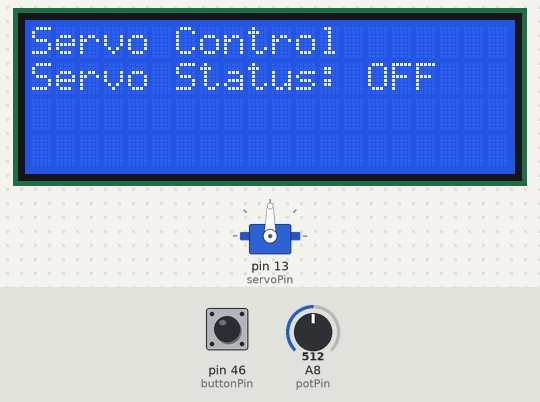
A sketch run on a simulated Arduino Mega 2560, built with avr-gcc and run on an emulated ATmega2560. Shown: 20×4 character LCD, servo. The test bench sets the inputs (shaded band); at power-on: pin 46 (buttonPin) HIGH, A8 (potPin) = 512.

Above: at 1.2 s.
1.3 s: pin 46 (buttonPin) pulled LOW for 0.15 s
At 2.0 s:
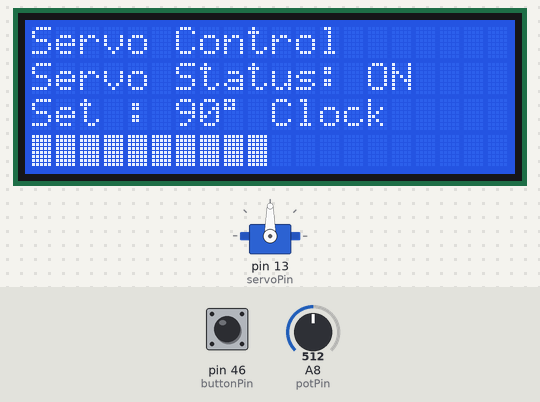
3.0 s: A8 (potPin) set to 716
At 4.0 s:
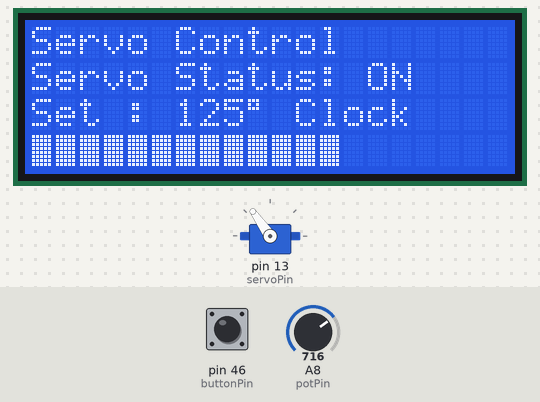
4.6 s: A8 (potPin) set to 900
At 5.5 s:
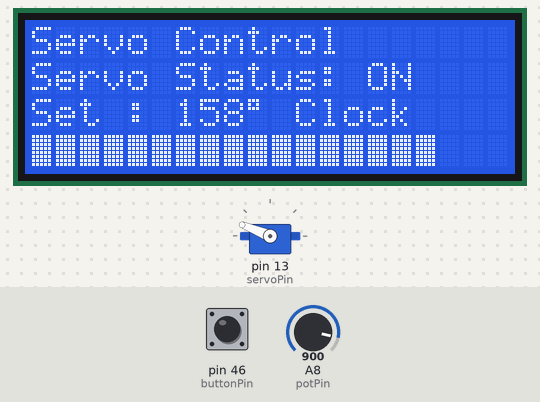
6.2 s: A8 (potPin) set to 1023
At 6.9 s:
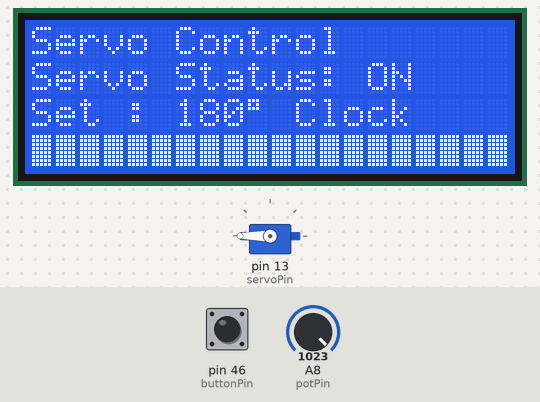
7.7 s: pin 46 (buttonPin) pulled LOW for 1 s
At 8.7 s:
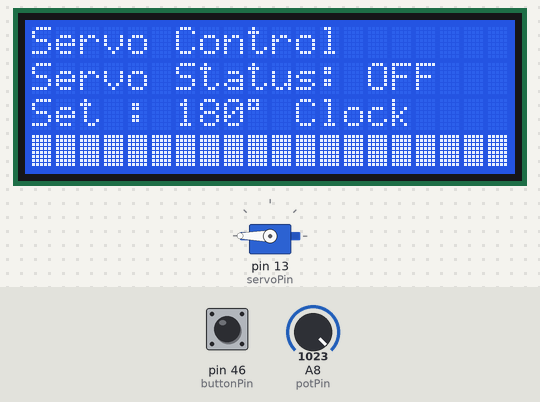
10.2 s: pin 46 (buttonPin) pulled LOW for 3.2 s
At 11.4 s:
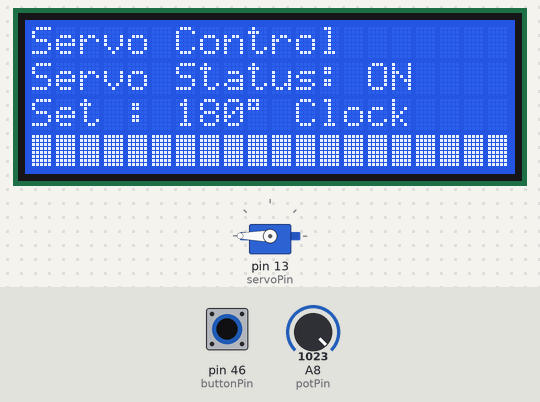
Timing chart, 0 to 13.2 s (numbered marks = the images above; inputs shaded):
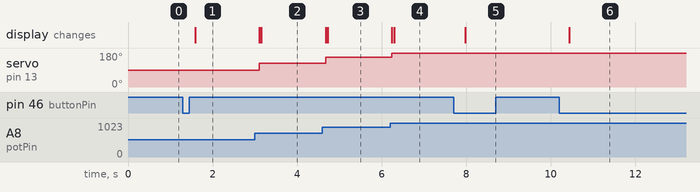

Measured:
- after the input at 1.3 s, the display: changes after 0.29 s (image 1)
- after the input at 3.0 s, servo on pin 13 (servoPin): 90° → 125° after 0.10 s; the display: first changes after 0.10 s (image 2 shows a later state)
- after the input at 4.6 s, servo on pin 13 (servoPin): 125° → 158° after 0.07 s; the display: first changes after 0.07 s (image 3 shows a later state)
- after the input at 6.2 s, servo on pin 13 (servoPin): 158° → 180° at once; the display: first changes at once (image 4 shows a later state)
- after the input at 7.7 s, the display: changes after 0.28 s (image 5)
- after the input at 10.2 s, the display: changes after 0.24 s (image 6)

The sketch:

Servo_LCD_POT.ino
```cpp
#include <Wire.h>
#include <LiquidCrystal_I2C.h>
#include <Servo.h>

LiquidCrystal_I2C lcd(0x27, 20, 4);
Servo myServo;

const int potPin = A8;
const int servoPin = 13;
const int buttonPin = 46;

int lastAngle = -1;
String lastDirection = "---";
bool servoEnabled = false;
int lastButtonState = HIGH;

void setup() {
  lcd.init();
  lcd.backlight();
  myServo.attach(servoPin);
  pinMode(buttonPin, INPUT_PULLUP);

  lcd.setCursor(0, 0);
  lcd.print("Servo Control");
}

void loop() {
  int buttonState = digitalRead(buttonPin);
  if (buttonState == LOW && lastButtonState == HIGH) {
    servoEnabled = !servoEnabled;
    delay(200);
  }
  lastButtonState = buttonState;

  lcd.setCursor(0, 1);
  lcd.print("Servo Status: ");
  lcd.print(servoEnabled ? "ON " : "OFF");

  if (servoEnabled) {
    int potValue = analogRead(potPin);
    int angle = map(potValue, 0, 1023, 0, 180);
    angle = constrain(angle, 0, 180);

    String direction = "---";
    if (angle > lastAngle) {
      direction = "Clock";
    } else if (angle < lastAngle) {
      direction = "Anti";
    } else {
      direction = lastDirection;
    }

    if (abs(angle - lastAngle) >= 2) {
      myServo.write(angle);
      lastAngle = angle;
      lastDirection = direction;

      lcd.setCursor(0, 2);
      lcd.print("Set : ");
      lcd.print(angle);
      lcd.print((char)223);
      lcd.print(" ");
      lcd.print(direction);
      lcd.print("     ");

      lcd.setCursor(0, 3);
      int barLength = map(angle, 0, 180, 0, 20);
      for (int i = 0; i < 20; i++) {
        if (i < barLength)
          lcd.write(255);
        else
          lcd.print(" ");
      }
    }
  }

  delay(50);
}
```
